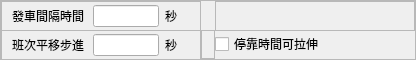
    <widget class="QFrame" name="frame_5">
     <property name="sizePolicy">
      <sizepolicy hsizetype="Preferred" vsizetype="Fixed">
       <horstretch>0</horstretch>
       <verstretch>0</verstretch>
      </sizepolicy>
     </property>
     <property name="minimumSize">
      <size>
       <width>0</width>
       <height>60</height>
      </size>
     </property>
     <property name="maximumSize">
      <size>
       <width>16777215</width>
       <height>60</height>
      </size>
     </property>
     <property name="frameShape">
      <enum>QFrame::Shape::StyledPanel</enum>
     </property>
     <property name="frameShadow">
      <enum>QFrame::Shadow::Raised</enum>
     </property>
     <layout class="QGridLayout" name="gridLayout_5">
      <property name="leftMargin">
       <number>0</number>
      </property>
      <property name="topMargin">
       <number>0</number>
      </property>
      <property name="rightMargin">
       <number>0</number>
      </property>
      <property name="bottomMargin">
       <number>0</number>
      </property>
      <property name="spacing">
       <number>0</number>
      </property>
      <item row="1" column="2" rowspan="2">
       <widget class="QCheckBox" name="stopping_time_stretching_c">
        <property name="text">
         <string>停靠時間可拉伸</string>
        </property>
       </widget>
      </item>
      <item row="0" column="2">
       <widget class="QFrame" name="empty_frame_4">
        <property name="sizePolicy">
         <sizepolicy hsizetype="Fixed" vsizetype="Fixed">
          <horstretch>0</horstretch>
          <verstretch>0</verstretch>
         </sizepolicy>
        </property>
        <property name="minimumSize">
         <size>
          <width>200</width>
          <height>30</height>
         </size>
        </property>
        <property name="maximumSize">
         <size>
          <width>200</width>
          <height>30</height>
         </size>
        </property>
        <property name="frameShape">
         <enum>QFrame::Shape::StyledPanel</enum>
        </property>
        <property name="frameShadow">
         <enum>QFrame::Shadow::Raised</enum>
        </property>
        <layout class="QHBoxLayout" name="horizontalLayout_23">
         <property name="leftMargin">
          <number>5</number>
         </property>
         <property name="topMargin">
          <number>1</number>
         </property>
         <property name="rightMargin">
          <number>10</number>
         </property>
         <property name="bottomMargin">
          <number>1</number>
         </property>
        </layout>
       </widget>
      </item>
      <item row="0" column="0" rowspan="2">
       <widget class="QFrame" name="interval_time_f">
        <property name="sizePolicy">
         <sizepolicy hsizetype="Fixed" vsizetype="Fixed">
          <horstretch>0</horstretch>
          <verstretch>0</verstretch>
         </sizepolicy>
        </property>
        <property name="minimumSize">
         <size>
          <width>200</width>
          <height>30</height>
         </size>
        </property>
        <property name="maximumSize">
         <size>
          <width>200</width>
          <height>30</height>
         </size>
        </property>
        <property name="frameShape">
         <enum>QFrame::Shape::StyledPanel</enum>
        </property>
        <property name="frameShadow">
         <enum>QFrame::Shadow::Raised</enum>
        </property>
        <layout class="QHBoxLayout" name="horizontalLayout_10">
         <property name="leftMargin">
          <number>10</number>
         </property>
         <property name="topMargin">
          <number>1</number>
         </property>
         <property name="rightMargin">
          <number>5</number>
         </property>
         <property name="bottomMargin">
          <number>1</number>
         </property>
         <item>
          <widget class="QLabel" name="interval_time_l">
           <property name="sizePolicy">
            <sizepolicy hsizetype="Fixed" vsizetype="Preferred">
             <horstretch>0</horstretch>
             <verstretch>0</verstretch>
            </sizepolicy>
           </property>
           <property name="minimumSize">
            <size>
             <width>75</width>
             <height>0</height>
            </size>
           </property>
           <property name="maximumSize">
            <size>
             <width>75</width>
             <height>16777215</height>
            </size>
           </property>
           <property name="text">
            <string>發車間隔時間</string>
           </property>
          </widget>
         </item>
         <item>
          <widget class="QLineEdit" name="interval_time_i">
           <property name="maxLength">
            <number>12</number>
           </property>
           <property name="frame">
            <bool>true</bool>
           </property>
          </widget>
         </item>
         <item>
          <widget class="QLabel" name="label_2">
           <property name="sizePolicy">
            <sizepolicy hsizetype="Fixed" vsizetype="Fixed">
             <horstretch>0</horstretch>
             <verstretch>0</verstretch>
            </sizepolicy>
           </property>
           <property name="minimumSize">
            <size>
             <width>30</width>
             <height>16</height>
            </size>
           </property>
           <property name="maximumSize">
            <size>
             <width>30</width>
             <height>16</height>
            </size>
           </property>
           <property name="text">
            <string>秒</string>
           </property>
          </widget>
         </item>
        </layout>
       </widget>
      </item>
      <item row="2" column="0">
       <widget class="QFrame" name="shift_step_f">
        <property name="sizePolicy">
         <sizepolicy hsizetype="Fixed" vsizetype="Fixed">
          <horstretch>0</horstretch>
          <verstretch>0</verstretch>
         </sizepolicy>
        </property>
        <property name="minimumSize">
         <size>
          <width>200</width>
          <height>30</height>
         </size>
        </property>
        <property name="maximumSize">
         <size>
          <width>200</width>
          <height>30</height>
         </size>
        </property>
        <property name="frameShape">
         <enum>QFrame::Shape::StyledPanel</enum>
        </property>
        <property name="frameShadow">
         <enum>QFrame::Shadow::Raised</enum>
        </property>
        <layout class="QHBoxLayout" name="horizontalLayout_22">
         <property name="leftMargin">
          <number>10</number>
         </property>
         <property name="topMargin">
          <number>1</number>
         </property>
         <property name="rightMargin">
          <number>5</number>
         </property>
         <property name="bottomMargin">
          <number>1</number>
         </property>
         <item>
          <widget class="QLabel" name="shift_step_l">
           <property name="sizePolicy">
            <sizepolicy hsizetype="Fixed" vsizetype="Preferred">
             <horstretch>0</horstretch>
             <verstretch>0</verstretch>
            </sizepolicy>
           </property>
           <property name="minimumSize">
            <size>
             <width>75</width>
             <height>0</height>
            </size>
           </property>
           <property name="maximumSize">
            <size>
             <width>75</width>
             <height>16777215</height>
            </size>
           </property>
           <property name="text">
            <string>班次平移步進</string>
           </property>
          </widget>
         </item>
         <item>
          <widget class="QLineEdit" name="shift_step_i">
           <property name="maxLength">
            <number>12</number>
           </property>
           <property name="frame">
            <bool>true</bool>
           </property>
          </widget>
         </item>
         <item>
          <widget class="QLabel" name="shift_step_unit_l">
           <property name="sizePolicy">
            <sizepolicy hsizetype="Fixed" vsizetype="Fixed">
             <horstretch>0</horstretch>
             <verstretch>0</verstretch>
            </sizepolicy>
           </property>
           <property name="minimumSize">
            <size>
             <width>30</width>
             <height>16</height>
            </size>
           </property>
           <property name="maximumSize">
            <size>
             <width>30</width>
             <height>16</height>
            </size>
           </property>
           <property name="text">
            <string>秒</string>
           </property>
          </widget>
         </item>
        </layout>
       </widget>
      </item>
      <item row="2" column="1">
       <widget class="QFrame" name="empty_frame_5">
        <property name="sizePolicy">
         <sizepolicy hsizetype="Fixed" vsizetype="Preferred">
          <horstretch>0</horstretch>
          <verstretch>0</verstretch>
         </sizepolicy>
        </property>
        <property name="minimumSize">
         <size>
          <width>14</width>
          <height>0</height>
         </size>
        </property>
        <property name="maximumSize">
         <size>
          <width>14</width>
          <height>16777215</height>
         </size>
        </property>
        <property name="frameShape">
         <enum>QFrame::Shape::StyledPanel</enum>
        </property>
        <property name="frameShadow">
         <enum>QFrame::Shadow::Raised</enum>
        </property>
       </widget>
      </item>
     </layout>
    </widget>
